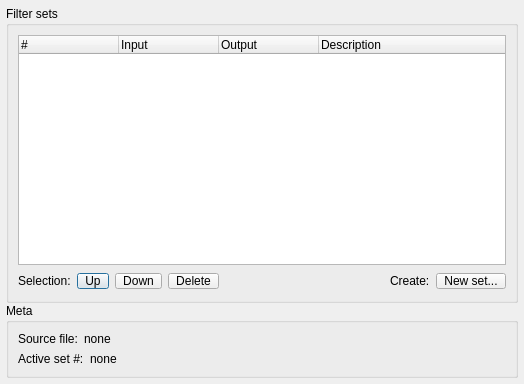
<?xml version="1.0" encoding="UTF-8"?>
<ui version="4.0">
 <class>FilterSetsListDialog</class>
 <widget class="QDialog" name="FilterSetsListDialog">
  <property name="geometry">
   <rect>
    <x>0</x>
    <y>0</y>
    <width>524</width>
    <height>384</height>
   </rect>
  </property>
  <property name="windowTitle">
   <string>Dialog</string>
  </property>
  <layout class="QVBoxLayout" name="verticalLayout_3">
   <property name="spacing">
    <number>0</number>
   </property>
   <property name="leftMargin">
    <number>6</number>
   </property>
   <property name="topMargin">
    <number>6</number>
   </property>
   <property name="rightMargin">
    <number>6</number>
   </property>
   <property name="bottomMargin">
    <number>6</number>
   </property>
   <item>
    <widget class="QGroupBox" name="groupBox">
     <property name="title">
      <string>Filter sets</string>
     </property>
     <layout class="QVBoxLayout" name="verticalLayout">
      <item>
       <widget class="QTreeWidget" name="treeWidget_setList">
        <property name="rootIsDecorated">
         <bool>false</bool>
        </property>
        <property name="uniformRowHeights">
         <bool>true</bool>
        </property>
        <property name="itemsExpandable">
         <bool>false</bool>
        </property>
        <property name="expandsOnDoubleClick">
         <bool>false</bool>
        </property>
        <attribute name="headerDefaultSectionSize">
         <number>100</number>
        </attribute>
        <attribute name="headerMinimumSectionSize">
         <number>60</number>
        </attribute>
        <column>
         <property name="text">
          <string>#</string>
         </property>
        </column>
        <column>
         <property name="text">
          <string>Input</string>
         </property>
        </column>
        <column>
         <property name="text">
          <string>Output</string>
         </property>
        </column>
        <column>
         <property name="text">
          <string>Description</string>
         </property>
        </column>
       </widget>
      </item>
      <item>
       <layout class="QHBoxLayout" name="horizontalLayout">
        <item>
         <widget class="QLabel" name="label_2">
          <property name="text">
           <string>Selection:</string>
          </property>
         </widget>
        </item>
        <item>
         <widget class="QPushButton" name="pushButton_up">
          <property name="minimumSize">
           <size>
            <width>0</width>
            <height>0</height>
           </size>
          </property>
          <property name="styleSheet">
           <string notr="true">padding-left: 7px; padding-right: 7px;</string>
          </property>
          <property name="text">
           <string>Up</string>
          </property>
         </widget>
        </item>
        <item>
         <widget class="QPushButton" name="pushButton_down">
          <property name="minimumSize">
           <size>
            <width>0</width>
            <height>0</height>
           </size>
          </property>
          <property name="styleSheet">
           <string notr="true">padding-left: 7px; padding-right: 7px;</string>
          </property>
          <property name="text">
           <string>Down</string>
          </property>
         </widget>
        </item>
        <item>
         <widget class="QPushButton" name="pushButton_remove">
          <property name="minimumSize">
           <size>
            <width>0</width>
            <height>0</height>
           </size>
          </property>
          <property name="styleSheet">
           <string notr="true">padding-left: 7px; padding-right: 7px;</string>
          </property>
          <property name="text">
           <string>Delete</string>
          </property>
         </widget>
        </item>
        <item>
         <spacer name="horizontalSpacer">
          <property name="orientation">
           <enum>Qt::Horizontal</enum>
          </property>
          <property name="sizeHint" stdset="0">
           <size>
            <width>40</width>
            <height>20</height>
           </size>
          </property>
         </spacer>
        </item>
        <item>
         <widget class="QLabel" name="label_3">
          <property name="text">
           <string>Create:</string>
          </property>
         </widget>
        </item>
        <item>
         <widget class="QPushButton" name="pushButton_add">
          <property name="minimumSize">
           <size>
            <width>0</width>
            <height>0</height>
           </size>
          </property>
          <property name="styleSheet">
           <string notr="true">padding-left: 7px; padding-right: 7px;</string>
          </property>
          <property name="text">
           <string>New set...</string>
          </property>
         </widget>
        </item>
       </layout>
      </item>
     </layout>
    </widget>
   </item>
   <item>
    <widget class="QGroupBox" name="groupBox_meta">
     <property name="title">
      <string>Meta</string>
     </property>
     <layout class="QVBoxLayout" name="verticalLayout_2">
      <item>
       <layout class="QHBoxLayout" name="horizontalLayout_3" stretch="0,1">
        <item>
         <widget class="QLabel" name="label_15">
          <property name="sizePolicy">
           <sizepolicy hsizetype="Maximum" vsizetype="Preferred">
            <horstretch>0</horstretch>
            <verstretch>0</verstretch>
           </sizepolicy>
          </property>
          <property name="font">
           <font>
            <weight>50</weight>
            <bold>false</bold>
           </font>
          </property>
          <property name="text">
           <string>Source file:</string>
          </property>
         </widget>
        </item>
        <item>
         <widget class="QLabel" name="label_sourceFilename">
          <property name="text">
           <string>none</string>
          </property>
         </widget>
        </item>
       </layout>
      </item>
      <item>
       <layout class="QHBoxLayout" name="horizontalLayout_2">
        <item>
         <widget class="QLabel" name="label">
          <property name="sizePolicy">
           <sizepolicy hsizetype="Maximum" vsizetype="Preferred">
            <horstretch>0</horstretch>
            <verstretch>0</verstretch>
           </sizepolicy>
          </property>
          <property name="font">
           <font>
            <weight>50</weight>
            <bold>false</bold>
           </font>
          </property>
          <property name="text">
           <string>Active set #:</string>
          </property>
         </widget>
        </item>
        <item>
         <widget class="QLabel" name="label_activeSet">
          <property name="text">
           <string>none</string>
          </property>
         </widget>
        </item>
       </layout>
      </item>
     </layout>
    </widget>
   </item>
  </layout>
 </widget>
 <resources/>
 <connections/>
</ui>
